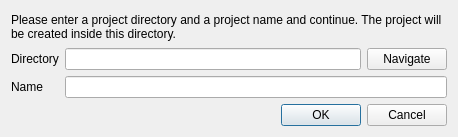
<?xml version="1.0" encoding="UTF-8"?>
<ui version="4.0">
 <class>DialogCreateProject</class>
 <widget class="QDialog" name="DialogCreateProject">
  <property name="geometry">
   <rect>
    <x>0</x>
    <y>0</y>
    <width>458</width>
    <height>137</height>
   </rect>
  </property>
  <property name="windowTitle">
   <string>Create Project</string>
  </property>
  <layout class="QGridLayout" name="gridLayout_2">
   <item row="0" column="0">
    <layout class="QGridLayout" name="gridLayout">
     <item row="1" column="1">
      <widget class="QLineEdit" name="lineEditDirectory">
       <property name="readOnly">
        <bool>true</bool>
       </property>
      </widget>
     </item>
     <item row="1" column="0">
      <widget class="QLabel" name="label_2">
       <property name="text">
        <string>Directory</string>
       </property>
      </widget>
     </item>
     <item row="2" column="0">
      <widget class="QLabel" name="label_3">
       <property name="text">
        <string>Name</string>
       </property>
      </widget>
     </item>
     <item row="1" column="2">
      <widget class="QPushButton" name="pushButtonNavigate">
       <property name="text">
        <string>Navigate</string>
       </property>
      </widget>
     </item>
     <item row="2" column="1" colspan="2">
      <widget class="QLineEdit" name="lineEditName"/>
     </item>
     <item row="0" column="0" colspan="3">
      <widget class="QLabel" name="label">
       <property name="text">
        <string>Please enter a project directory and a project name and continue. The project will be created inside this directory.</string>
       </property>
       <property name="wordWrap">
        <bool>true</bool>
       </property>
      </widget>
     </item>
    </layout>
   </item>
   <item row="1" column="0">
    <widget class="QDialogButtonBox" name="buttonBox">
     <property name="orientation">
      <enum>Qt::Horizontal</enum>
     </property>
     <property name="standardButtons">
      <set>QDialogButtonBox::Cancel|QDialogButtonBox::Ok</set>
     </property>
    </widget>
   </item>
  </layout>
 </widget>
 <resources/>
 <connections>
  <connection>
   <sender>buttonBox</sender>
   <signal>accepted()</signal>
   <receiver>DialogCreateProject</receiver>
   <slot>accept()</slot>
   <hints>
    <hint type="sourcelabel">
     <x>248</x>
     <y>254</y>
    </hint>
    <hint type="destinationlabel">
     <x>157</x>
     <y>274</y>
    </hint>
   </hints>
  </connection>
  <connection>
   <sender>buttonBox</sender>
   <signal>rejected()</signal>
   <receiver>DialogCreateProject</receiver>
   <slot>reject()</slot>
   <hints>
    <hint type="sourcelabel">
     <x>316</x>
     <y>260</y>
    </hint>
    <hint type="destinationlabel">
     <x>286</x>
     <y>274</y>
    </hint>
   </hints>
  </connection>
 </connections>
</ui>
